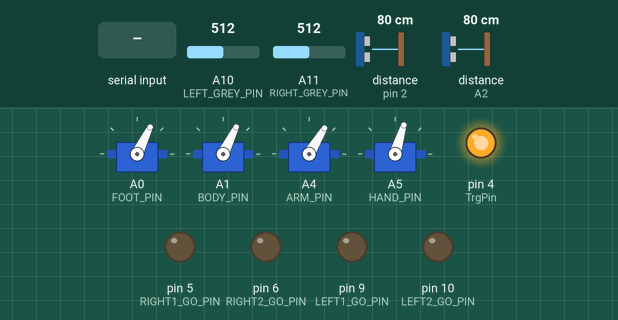
The sketch below on a simulated Arduino Mega 2560, built with avr-gcc and run on an emulated ATmega2560. On the bench: 4 × servo, output pins drawn as LEDs (lit = HIGH). Dashed ring = blinking. The inputs (shaded band) are chosen by the test bench; at power-on: distance to the obstacle (sensors on A2, pin 2) 80 cm, A10 (LEFT_GREY_PIN) = 512, A11 (RIGHT_GREY_PIN) = 512. The echo pulse lasts 58.3 µs per cm; pins used as bus, display or sensor lines are not drawn; what the sketch prints to the serial monitor is not drawn.

Above: at 1.2 s.
1.3 s: byte 113 ('q') received over Serial
At 2.1 s:
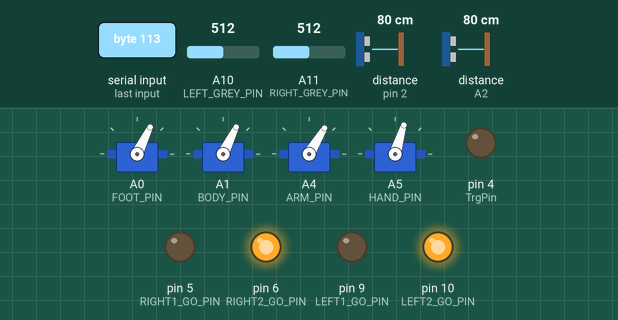
2.8 s: distance to the obstacle (sensor on A2) set to 8 cm
5.8 s: distance to the obstacle (sensor on A2) set to 5 cm
At 8.6 s:
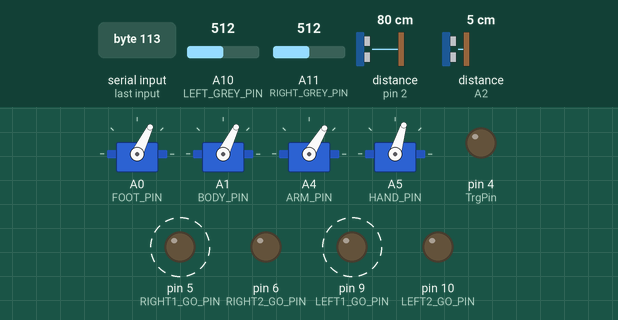
8.8 s: distance to the obstacle (sensor on A2) set to 15 cm
11.8 s: distance to the obstacle (sensor on A2) set to 20 cm
At 14.5 s:
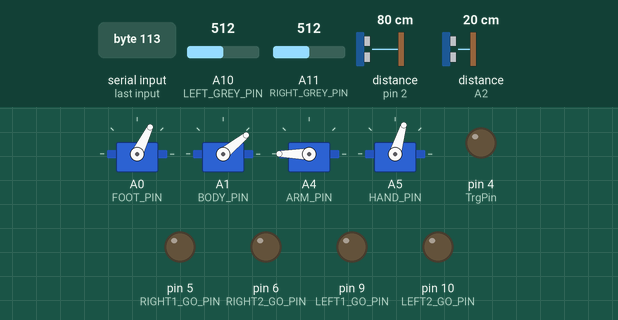
17.6 s: A10 (LEFT_GREY_PIN) set to 306
At 20.6 s:
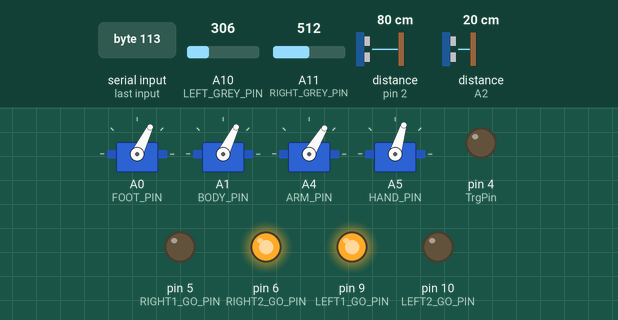
Timing chart, 0 to 21.6 s (numbered marks = the images above; inputs shaded):
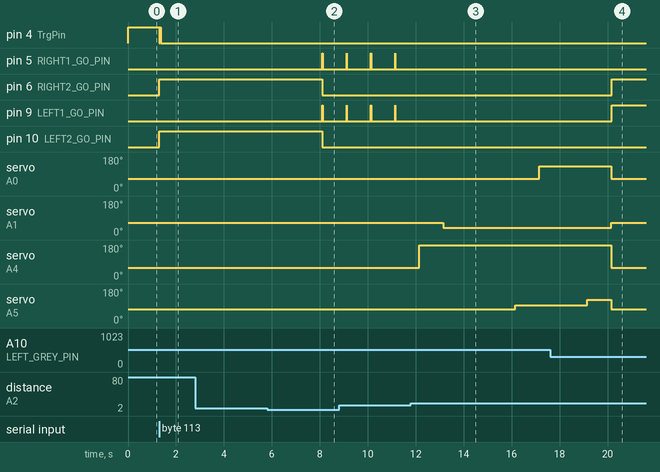

The sketch:

sketch_apr03a.ino
```cpp
#include <Servo.h>

#define FOOT_PIN A0
#define BODY_PIN A1
#define ARM_PIN A4
#define HAND_PIN A5
#define LEFT1_GO_PIN 9
#define LEFT2_GO_PIN 10
#define RIGHT1_GO_PIN 5
#define RIGHT2_GO_PIN 6
#define LEFT_GREY_PIN A10
#define RIGHT_GREY_PIN A11
#define S0 8
#define S1 12
#define S2 7
#define S3 3
#define sensorOut 2
#define TrgPin 4
#define EcoPin A2

#define FOOT_MIN 400
#define FOOT_MAX 1900
#define BODY_MIN 950
#define BODY_MAX 1800
#define ARM_MIN 100
#define ARM_MAX 2600
#define HAND_MIN 1300
#define HAND_MAX 1800

#define FOOT_DEFAULT 1200
#define BODY_DEFAULT 1200
#define ARM_DEFAULT 1150
#define HAND_DEFAULT 1300
#define GREY_LIMIT 500
#define CAT_LIMIT 18
#define COLOR_LIMIT 7
Servo foot;
Servo body;
Servo arm;
Servo hand;

int footPwm;
int bodyPwm;
int armPwm;
int handPwm;

int R;
int G;
int B;

char val;
float dist;

void doDefault(){
    footPwm = FOOT_DEFAULT;
    bodyPwm = BODY_DEFAULT;
    armPwm = ARM_DEFAULT;
    handPwm = HAND_DEFAULT;
    foot.writeMicroseconds(FOOT_DEFAULT);
    body.writeMicroseconds(BODY_DEFAULT);
    arm.writeMicroseconds(ARM_DEFAULT);
    hand.writeMicroseconds(HAND_DEFAULT);
}

void setup()
{
    doDefault();
    pinMode(LEFT1_GO_PIN, OUTPUT);
    pinMode(LEFT2_GO_PIN, OUTPUT);
    pinMode(RIGHT1_GO_PIN, OUTPUT);
    pinMode(RIGHT2_GO_PIN, OUTPUT);
    pinMode(S0,OUTPUT);
    pinMode(S1,OUTPUT);
    pinMode(S2,OUTPUT);
    pinMode(S3,OUTPUT);
    pinMode(sensorOut,INPUT);
    pinMode(TrgPin, OUTPUT);
    pinMode(EcoPin, INPUT);
    pinMode(RIGHT_GREY_PIN, INPUT);
    pinMode(LEFT_GREY_PIN, INPUT);
    digitalWrite(S0,HIGH);
    digitalWrite(S1,LOW);

    foot.attach(FOOT_PIN);
    body.attach(BODY_PIN);
    arm.attach(ARM_PIN);
    hand.attach(HAND_PIN);


    Serial.begin(9600);
    Serial1.begin(9600);
    Serial2.begin(9600);
    Serial.println("start up");
    Serial1.println("start up1");
    Serial2.println("start up2");
    digitalWrite(TrgPin, HIGH);
}

void doServo(Servo servo, int max, int min, int *pwm, int way)
{
    while ((*pwm <= max && *pwm >= min) || (*pwm > max && way < 0) || (*pwm < min && way > 0))
    {
        if (Serial.available() > 0)
        {
            if (Serial.read() == 's')
            {
                break;
            }
        }
        *pwm += way;
        servo.writeMicroseconds(*pwm);
        delay(10);
    }
}

bool getColor(){
  digitalWrite(S2,LOW);
  digitalWrite(S3,LOW);
  R = pulseIn(sensorOut,LOW);
  delay(100);
  digitalWrite(S2,HIGH);
  digitalWrite(S3,HIGH);
  G = pulseIn(sensorOut,LOW);
  delay(100);
  digitalWrite(S2,LOW);
  digitalWrite(S3,HIGH);
  B = pulseIn(sensorOut,LOW);
  delay(100);
  return R>70||B>70||G>70;
}

void autogo()
{
    doDefault();
    while (Serial.read() != 's')
    {
        digitalWrite(TrgPin, LOW);
        delayMicroseconds(3);
        digitalWrite(TrgPin, HIGH);
        delayMicroseconds(10);
        digitalWrite(TrgPin, LOW);
        dist = pulseIn(EcoPin, HIGH) / 58.00;
        if(dist<=COLOR_LIMIT)
        {
            bool color=getColor();
            while(dist<=CAT_LIMIT)
            {
              digitalWrite(LEFT1_GO_PIN, HIGH);
              digitalWrite(LEFT2_GO_PIN, LOW);
              digitalWrite(RIGHT1_GO_PIN, HIGH);
              digitalWrite(RIGHT2_GO_PIN, LOW);
              delay(10);
              digitalWrite(LEFT1_GO_PIN, LOW);
              digitalWrite(LEFT2_GO_PIN, LOW);
              digitalWrite(RIGHT1_GO_PIN, LOW);
              digitalWrite(RIGHT2_GO_PIN, LOW);
              digitalWrite(TrgPin, LOW);
              delay(1000);
              delayMicroseconds(3);
              digitalWrite(TrgPin, HIGH);
              delayMicroseconds(10);
              digitalWrite(TrgPin, LOW);
              dist = pulseIn(EcoPin, HIGH) / 58.00;
            }
            digitalWrite(LEFT1_GO_PIN, LOW);
            digitalWrite(LEFT2_GO_PIN, LOW);
            digitalWrite(RIGHT1_GO_PIN, LOW);
            digitalWrite(RIGHT2_GO_PIN, LOW);
            armPwm=ARM_MAX;
            arm.writeMicroseconds(armPwm);
            delay(1000);
            bodyPwm=BODY_MIN;
            body.writeMicroseconds(bodyPwm);
            delay(3000);
            handPwm=1500;
            hand.writeMicroseconds(handPwm);
            delay(1000);
            if(color){
              bodyPwm=BODY_MAX;
              body.writeMicroseconds(bodyPwm);
              delay(1000);
            }else{
              footPwm=FOOT_MAX;
              foot.writeMicroseconds(footPwm);
              delay(1000);
              bodyPwm=BODY_MIN;
              body.writeMicroseconds(bodyPwm);
              delay(1000);
            }
            handPwm=HAND_MAX;
            hand.writeMicroseconds(handPwm);
            delay(1000);
            doDefault();

        }
        else if (analogRead(LEFT_GREY_PIN) > GREY_LIMIT && analogRead(RIGHT_GREY_PIN) > GREY_LIMIT) //前进
        {
            digitalWrite(LEFT1_GO_PIN, LOW);
            digitalWrite(LEFT2_GO_PIN, HIGH);
            digitalWrite(RIGHT1_GO_PIN, LOW);
            digitalWrite(RIGHT2_GO_PIN, HIGH);
        }
        else if (analogRead(LEFT_GREY_PIN) < GREY_LIMIT && analogRead(RIGHT_GREY_PIN) > GREY_LIMIT) //右
        {
            digitalWrite(LEFT1_GO_PIN, HIGH);
            digitalWrite(LEFT2_GO_PIN, LOW);
            digitalWrite(RIGHT1_GO_PIN, LOW);
            digitalWrite(RIGHT2_GO_PIN, HIGH);
        }
        else if (analogRead(LEFT_GREY_PIN) > GREY_LIMIT && analogRead(RIGHT_GREY_PIN) < GREY_LIMIT) //左
        {
            digitalWrite(LEFT1_GO_PIN, LOW);
            digitalWrite(LEFT2_GO_PIN, HIGH);
            digitalWrite(RIGHT1_GO_PIN, HIGH);
            digitalWrite(RIGHT2_GO_PIN, LOW);
        }

        delay(10);
    }
    digitalWrite(LEFT1_GO_PIN, LOW);
    digitalWrite(LEFT2_GO_PIN, LOW);
    digitalWrite(RIGHT1_GO_PIN, LOW);
    digitalWrite(RIGHT2_GO_PIN, LOW);
}

void loop()
{
    if (Serial.available() > 0)
    {
        switch (Serial.read())
        {
        case 'a':
            doServo(foot, FOOT_MAX, FOOT_MIN, &footPwm, 5);
            break;
        case 'b':
            doServo(foot, FOOT_MAX, FOOT_MIN, &footPwm, -5);
            break;
        case 'c':
            doServo(body, BODY_MAX, BODY_MIN, &bodyPwm, 5);
            break;
        case 'd':
            doServo(body,BODY_MAX,BODY_MIN,&bodyPwm,-5);
            break;
        case 'e':
            doServo(arm, ARM_MAX, ARM_MIN, &armPwm, 5);
            break;
        case 'f':
            doServo(arm, ARM_MAX, ARM_MIN, &armPwm, -5);
            break;
        case 'j':
            doServo(hand, HAND_MAX, HAND_MIN, &handPwm, 7);
            break;
        case 'k':
            doServo(hand, HAND_MAX, HAND_MIN, &handPwm, -7);
            break;
        case 'l': //停
            digitalWrite(LEFT1_GO_PIN, LOW);
            digitalWrite(LEFT2_GO_PIN, LOW);
            digitalWrite(RIGHT1_GO_PIN, LOW);
            digitalWrite(RIGHT2_GO_PIN, LOW);
            break;
        case 'm': //前
            digitalWrite(LEFT1_GO_PIN, LOW);
            digitalWrite(LEFT2_GO_PIN, HIGH);
            digitalWrite(RIGHT1_GO_PIN, LOW);
            digitalWrite(RIGHT2_GO_PIN, HIGH);
            break;
        case 'n'://you
            digitalWrite(LEFT1_GO_PIN, HIGH);
            digitalWrite(LEFT2_GO_PIN, LOW);
            digitalWrite(RIGHT1_GO_PIN, LOW);
            digitalWrite(RIGHT2_GO_PIN, HIGH);
            break;
        case 'o': //后
            digitalWrite(LEFT1_GO_PIN, HIGH);
            digitalWrite(LEFT2_GO_PIN, LOW);
            digitalWrite(RIGHT1_GO_PIN, HIGH);
            digitalWrite(RIGHT2_GO_PIN, LOW);
            break;
        case 'p'://zuo
            digitalWrite(LEFT1_GO_PIN, LOW);
            digitalWrite(LEFT2_GO_PIN, HIGH);
            digitalWrite(RIGHT1_GO_PIN, HIGH);
            digitalWrite(RIGHT2_GO_PIN, LOW);
            break;
        case 'q':
            autogo();
            break;
        }
    }
    delay(10);
}
```

Measured:
- the behaviour switches between 7 and 6 cm on distance to the obstacle (sensor on A2) (found by bisection; images 1 and 2)
- the behaviour switches between 17 and 18 cm on distance to the obstacle (sensor on A2) (found by bisection; images 2 and 3)
- after the input at 1.3 s, pin 4 (TrgPin): HIGH → LOW at once, → HIGH 0.02 s later, → LOW 0.04 s later; pin 6 (RIGHT2_GO_PIN), pin 10 (LEFT2_GO_PIN): LOW → HIGH at once
- after the input at 2.8 s, every drawn part: stays the same
- after the input at 5.8 s, pin 5 (RIGHT1_GO_PIN), pin 9 (LEFT1_GO_PIN): LOW → HIGH after 2.3 s, → LOW 0.01 s later; pin 6 (RIGHT2_GO_PIN), pin 10 (LEFT2_GO_PIN): HIGH → LOW after 2.3 s
- after the input at 11.8 s, pin 5 (RIGHT1_GO_PIN), pin 9 (LEFT1_GO_PIN): stops changing and stays LOW; servo on A0 (FOOT_PIN): 64° → 132° after 5.4 s; servo on A1 (BODY_PIN): 64° → 39° after 1.4 s; servo on A4 (ARM_PIN): 59° → 180° after 0.36 s; servo on A5 (HAND_PIN): 73° → 93° after 4.4 s
- after the input at 17.6 s, pin 9 (LEFT1_GO_PIN): LOW → HIGH after 2.6 s; pin 10 (LEFT2_GO_PIN): stays LOW (without the input it goes to HIGH after 2.6 s)
